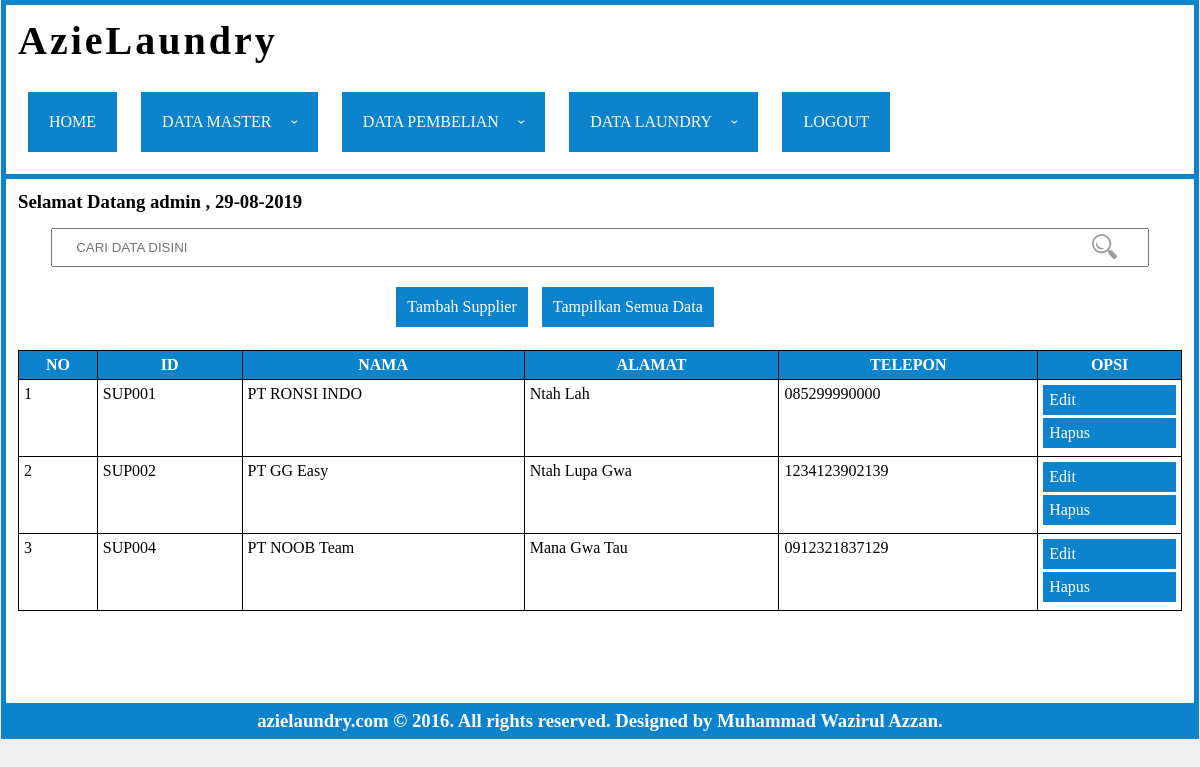
The app's page /index.php?page=supplier (signed in) with its own data.
### tables this page shows
CREATE TABLE `tbl_akun` (
  `id` int(11) NOT NULL,
  `username` varchar(50) NOT NULL,
  `password` varchar(50) NOT NULL,
  `nama` varchar(50) NOT NULL,
  `alamat` varchar(100) NOT NULL,
  `status` varchar(50) NOT NULL
);

CREATE TABLE `tbl_supplier` (
  `id` varchar(10) NOT NULL,
  `nama` varchar(100) NOT NULL,
  `alamat` varchar(150) NOT NULL,
  `telepon` varchar(20) NOT NULL
);

### conn/cek-login.php (called while the page is built, shortened)
<?php
include 'conn.php';
	$username = $_SESSION['username'];
	$q = mysqli_query($conn,"SELECT * from tbl_akun where username = '".$username."'");
	$data = mysqli_fetch_array($q);
	$nama = $data['nama'];
?>

### page/supplier/read.php (the view, shortened to what this page needs)
<form method="post" id="pencarian">
	<input type="text" name="acuan" placeholder="CARI DATA DISINI" id="pencarian"><span class="search-icon"><img src="img/search.png"></span></input>
</form>
<ul id="submenu">
	<li><a href="index.php?page=supplier-add">Tambah Supplier</a></li>
	<li><a class="alldata">Tampilkan Semua Data</a></li>
</ul>
<br>
<table>
	<thead>
		<tr>
			<th>No</th>
			<th>id</th>
			<th>nama</th>
			<th>alamat</th>
			<th>telepon</th>
			<th>opsi</th>
		</tr>
	</thead>
	<tbody>
		<?php
		$no = 1;
		if (isset($_POST['acuan'])) {
			$acuan = $_POST['acuan'];
			$query = mysqli_query($conn,"SELECT * FROM tbl_supplier where id like '%$acuan%' or nama like '%$acuan%' or alamat like '%$acuan%' or telepon
				 like '%$acuan%'");
		}else{
			$query = mysqli_query($conn,"SELECT * FROM tbl_supplier");
		}
		while($data = mysqli_fetch_array($query)){
		?>
		<tr>
			<td><?=$no?></td>
			<td><?=$data['id']?></td>
			<td><?=$data['nama']?></td>
			<td><?=$data['alamat']?></td>
			<td><?=$data['telepon']?></td>
			<td>
			<a href="index.php?page=supplier-edit&id=<?=$data['id']?>">Edit</a>
			<a href="index.php?page=supplier-del&id=<?=$data['id']?>">Hapus</a>
			</td>
		</tr>
		<?php
		$no++;
		}
		?>
	</tbody>
</table>

### index.php (shortened to what this page needs)
<?php
include 'conn/cek-login.php';
?>
<!DOCTYPE html>
<html>
<head>
<link rel="stylesheet" type="text/css" href="css/index.css">
</head>
<body>
<div id="header">
		<h1>AzieLaundry</h1><br>
		<div class="menu">
			<ul class="nav-ul">
				<li class="nav-li"><a href="index.php">home</a></li>
				<li class="nav-li"><a>data master<span class="arrow"></span></a>
				</li>
				<li class="nav-li"><a>data pembelian<span class="arrow"></span></a>
				</li>
				<li class="nav-li"><a>data laundry<span class="arrow"></span></a>
				</li>
				<li class="nav-li"><a href="logout.php">logout</a></li>
			</ul>
		</div>
</div>
<div id="body">
	<h3>Selamat Datang <?=$nama?> , <?=date('d-m-Y')?></h3>
	<?php
	if (isset($_GET['page'])) {
		$page = $_GET['page'];
	}else{
		$page = "";
	}
	if(isset($_GET['id'])){$id = $_GET['id'];}else{$id="";}
	if ($page == "konsumen") {
		include 'page/konsumen/read.php';
	}else if ($page == "akun") {
		include 'page/akun/read.php';
	}else if ($page == "akun-add" || $page == "akun-edit"){
		include 'form.php';
	}else if($page == "akun-del"){
		header("location:page/akun/action.php?aksi=del&id=$id");
	}else if ($page == "konsumen-add" || $page == "konsumen-edit" || $page == "konsumen-add-keranjang"){
		include 'form.php';
	}else if($page == "konsumen-del"){
		header("location:page/konsumen/action.php?aksi=del&id=$id");
	}else if ($page == "karyawan") {
		include 'page/karyawan/read.php';
	}else if ($page == "karyawan-add" || $page == "karyawan-edit"){
		include 'form.php';
	}else if($page == "karyawan-del"){
		header("location:page/karyawan/action.php?aksi=del&id=$id");
	}else if ($page == "supplier") {
		include 'page/supplier/read.php';
	}else if ($page == "supplier-add" || $page == "supplier-edit"){
		include 'form.php';
	}else if($page == "supplier-del"){
		header("location:page/supplier/action.php?aksi=del&id=$id");
	}else if ($page == "barang") {
		include 'page/barang/read.php';
	}else if ($page == "pembelian") {
		include 'page/pembelian/read.php';
	}else if ($page == "pembelian-add"){
		include 'form.php';
	}else if ($page == "pembelian-add-lama"){
		include 'form.php';
	}else if ($page == "histori-pembelian") {
		include 'page/histori-pembelian/read.php';
	}else if ($page == "histori-pembelian-download") {
		include 'form.php';
	}else if ($page == "jenis-laundry") {
		include 'page/jnslaundry/read.php';
	}else if ($page == "jenis-laundry-add" || $page == "jenis-laundry-edit"){
		include 'form.php';
	}else if($page == "jenis-laundry-del"){
		header("location:page/jnslaundry/action.php?aksi=del&id=$id");
	}else if ($page == "jenis-pakaian") {
		include 'page/jnspakaian/read.php';
	}else if ($page == "jenis-pakaian-add" || $page == "jenis-pakaian-edit"){
		include 'form.php';
	}else if($page == "jenis-pakaian-del"){
		header("location:page/jnspakaian/action.php?aksi=del&id=$id");
	}else if ($page == "tarif") {
		include 'page/tarif/read.php';
	}else if ($page == "tarif-add" || $page == "tarif-edit"){
		include 'form.php';
	}else if($page == "tarif-del"){
		header("location:page/tarif/action.php?aksi=del&id=$id");
	}else if ($page == "keranjang") {
		include 'page/keranjang/read.php';
	}else if($page == "keranjang-add" || $page == "set-keranjang"){
		include 'form.php';
	}else if($page == "ganti-keranjang"){
		header('location:page/keranjang/action.php?aksi=ganti-keranjang');
	}else if($page == "submit-transaksi"){
		header('location:page/keranjang/action.php?aksi=submit-transaksi');
	}else if ($page == "transaksi" || $page == "lihat-transaksi") {
		include 'page/transaksi/read.php';
	}else if ($page == "penggunaan-barang") {
		include 'page/penggunaan-barang/read.php';
	}else{
		echo "Pilih Menu Sub";
	}
	?>
</div>
<div id="footer">
	<h3>azielaundry.com © 2016. All rights reserved. Designed by Muhammad Wazirul Azzan.</h3>
</div>
</body>
</html>

### css/index.css (style rules this page uses)
* { margin: 0; padding: 0; }
a { text-decoration: none; }
ul { list-style: none; }
body { background: #efefef; }
#header { background: #fff; display: block; margin: 0 auto; width: 97%; padding: 1%; height: auto; border:5px solid #0e83cd; border-bottom: 0px solid transparent; }
#header h1 { font-family: comic sans ms; letter-spacing: 3px; font-size: 40px; }
.menu li { display: inline-block; margin: 10px; }
.menu { text-transform: uppercase; }
.nav-li a { display: block; padding: 20px; color: white; cursor: pointer; border:1px solid transparent; background: #0e83cd; }
#body { width: 97%; padding: 1%; margin: 0 auto; display: block; background: white; border:5px solid #0e83cd; border-collapse: collapse; overflow: auto; height: 500px; }
#footer { width: 97%; padding: 2px 1%; margin: 0 auto; display: block; background: white; border:5px solid #0e83cd; border-top: 0px solid white; background: #0e83cd; font-family: comic sans ms; text-align: center; color: white; border-collapse: collapse; }
#body table { width:100%; margin: 0 auto; border:1px solid #000; border-collapse: collapse; }
#body table th,#body table td { border: 1px solid black; padding: 5px; }
#body table thead { background: #0e83cd; color: white; text-transform: uppercase; }
#body table tbody { vertical-align: top; text-transform: capitalize; }
#body table tbody a { display: block; padding: 5px; color: white; cursor: pointer; border:1px solid transparent; transition: all ease-in-out 0.3s; margin-bottom: 3px; background: #0e83cd; }
#pencarian { margin: 15px 0; }
#pencarian input[type='text'] { padding: 10px 2%; width: 90%; display: block; margin: 0 auto; }
.search-icon { position: relative; font-size: 25px; float: right; margin-right: 65px; top: -33px; cursor: pointer; }
.search-icon img { width: 25px; height: 25px; opacity: 0.8; }
#submenu { width: 100%; text-align: center; }
#submenu li { margin: 5px; display: inline-block; }
#submenu li a { display: block; padding: 10px; color: white; cursor: pointer; border:1px solid transparent; transition: all ease-in-out 0.5s; background: #0e83cd; }

### records on screen
tbl_akun: nama "admin"
tbl_supplier: id "SUP001", nama "PT RONSI INDO", alamat "Ntah Lah", telepon "085299990000"
tbl_supplier: id "SUP002", nama "PT GG Easy", alamat "Ntah Lupa Gwa", telepon "1234123902139"
tbl_supplier: id "SUP004", nama "PT NOOB Team", alamat "Mana Gwa Tau", telepon "0912321837129"
